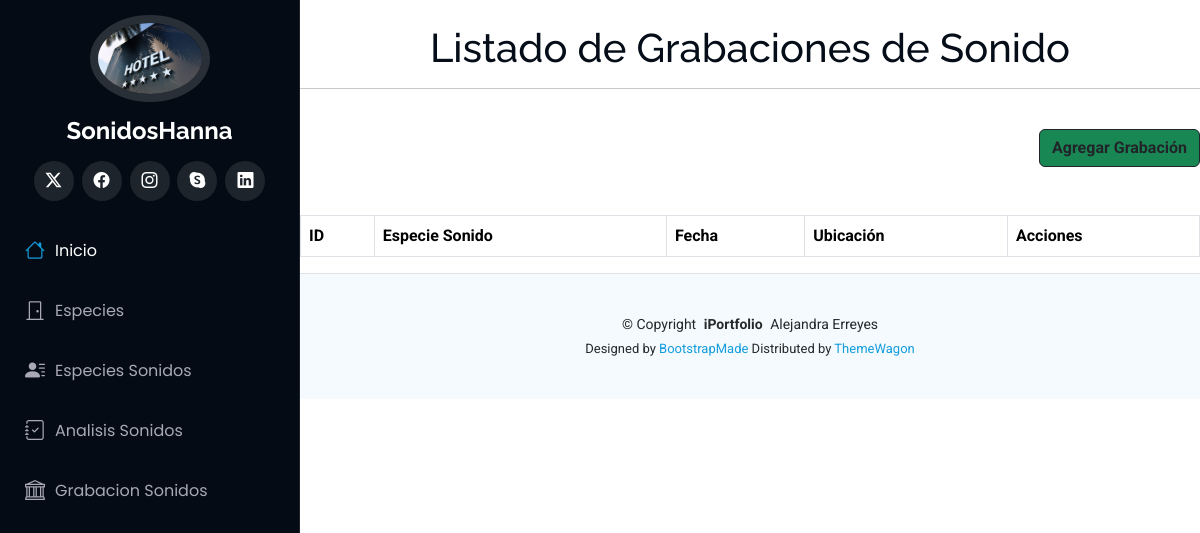
The app's page /grabacionsonido/, older data.
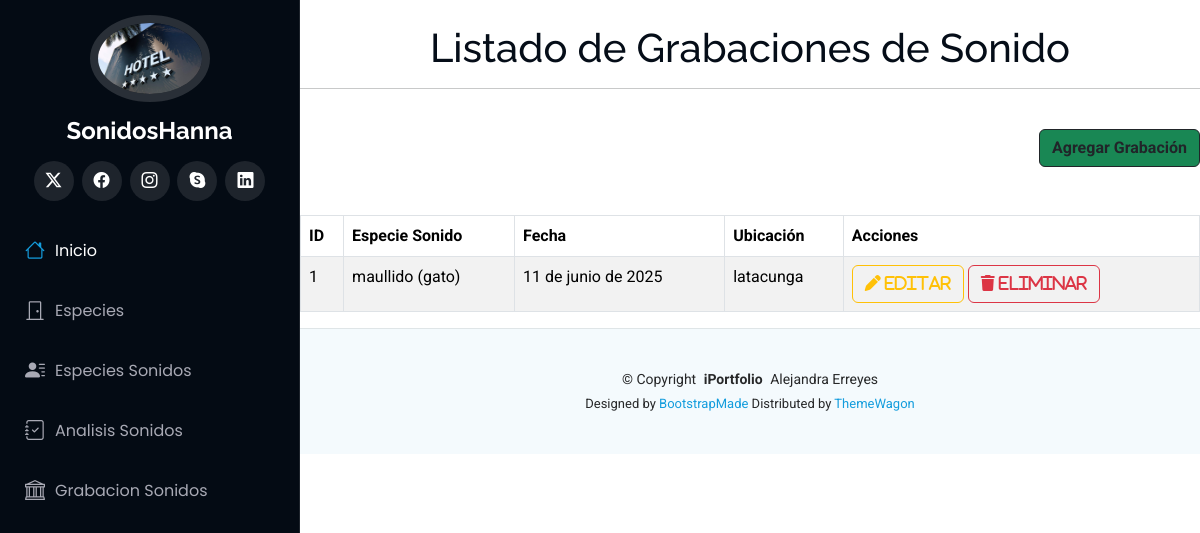
The same page, newer data.
### Aplicaciones/GrabacionSonidos/models.py (models this page shows, shortened)
class GrabacionSonido(models.Model):
    id = models.AutoField(primary_key=True)
    especie_sonido = models.ForeignKey(EspecieSonido, on_delete=models.CASCADE)
    fecha = models.DateField()
    ubicacion = models.CharField(max_length=100)
    archivo_audio = models.FileField(upload_to='audios/', null=True, blank=True)

### Aplicaciones/EspeciesSonidos/models.py (models this page shows, shortened)
class EspecieSonido(models.Model):
    id = models.AutoField(primary_key=True)
    especie = models.ForeignKey(Especie, on_delete=models.CASCADE)
    tipo_sonido = models.CharField(max_length=100)
    descripcion = models.TextField()
    pdf_estudio = models.FileField(upload_to='pdf_estudios/', null=True, blank=True)

### Aplicaciones/Especies/models.py (models this page shows, shortened)
class Especie(models.Model):
    id = models.AutoField(primary_key=True)
    nombre = models.CharField(max_length=100)
    tipo_especie = models.CharField(max_length=100)

### Aplicaciones/GrabacionSonidos/views.py (the view)
# urls.py: path('', views.inicioGrabacionSonido),
def inicioGrabacionSonido(request):
    grabaciones = GrabacionSonido.objects.all()
    return render(request, "inicioGrabacionSonido.html", {'grabaciones': grabaciones})

### Aplicaciones/GrabacionSonidos/templates/inicioGrabacionSonido.html (shortened to what this page needs)
{% extends './plantilla.html' %}
{% block contenido %}
<br>
<h1 style="text-align: center;">Listado de Grabaciones de Sonido</h1>
<hr>
<br>
<div class="text-end">
    <a href="nuevaGrabacionSonido" class="btn btn-dark bg-success text-dark"><b>Agregar Grabación</b></a>
</div>
<br><br>
<table class="table table-bordered table-striped table-hover">
    <thead class="bg-success">
        <tr>
            <th>ID</th>
            <th>Especie Sonido</th>
            <th>Fecha</th>
            <th>Ubicación</th>
            <th>Acciones</th>
        </tr>
    </thead>
    <tbody>
        {% for grabacion in grabaciones %}
        <tr>
            <td>{{ grabacion.id }}</td>
            <td>{{ grabacion.especie_sonido.tipo_sonido }} ({{ grabacion.especie_sonido.especie.nombre }})</td>
            <td>{{ grabacion.fecha }}</td>
            <td>{{ grabacion.ubicacion }}</td>
            <td>
                <a href="editarGrabacionSonido/{{ grabacion.id }}" class="btn btn-outline-warning">
                    <i class="fa fa-pen"> editar</i>
                </a>
                <a href="#" class="btn btn-outline-danger" onclick="confirmarEliminacion('{{ grabacion.id }}')">
                    <i class="fa fa-trash"> eliminar</i>
                </a>
            </td>
        </tr>
        {% endfor %}
    </tbody>
</table>
{% endblock %}

Row changes from the older to the newer data that the page shows:
added GrabacionSonido: id "1", especie_sonido.tipo_sonido "maullido", especie_sonido.especie.nombre "gato", fecha "11 de junio de 2025", ubicacion "latacunga"
